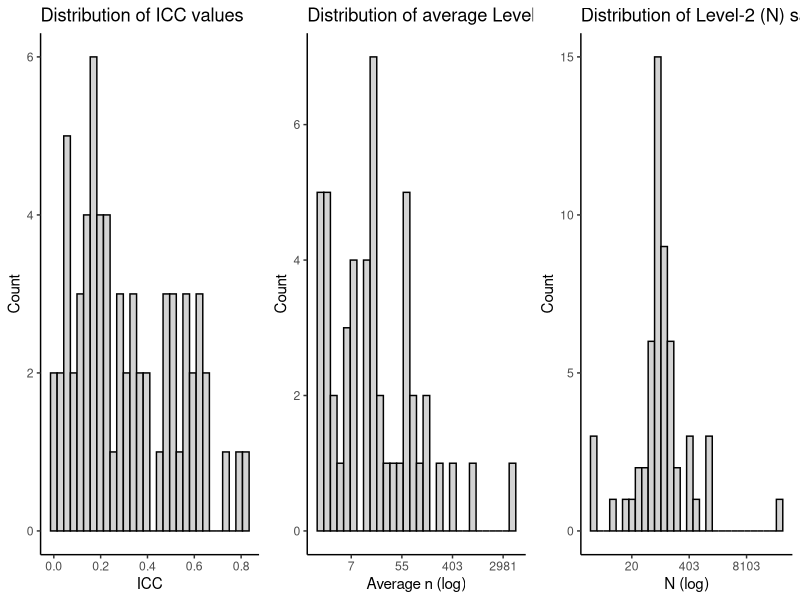
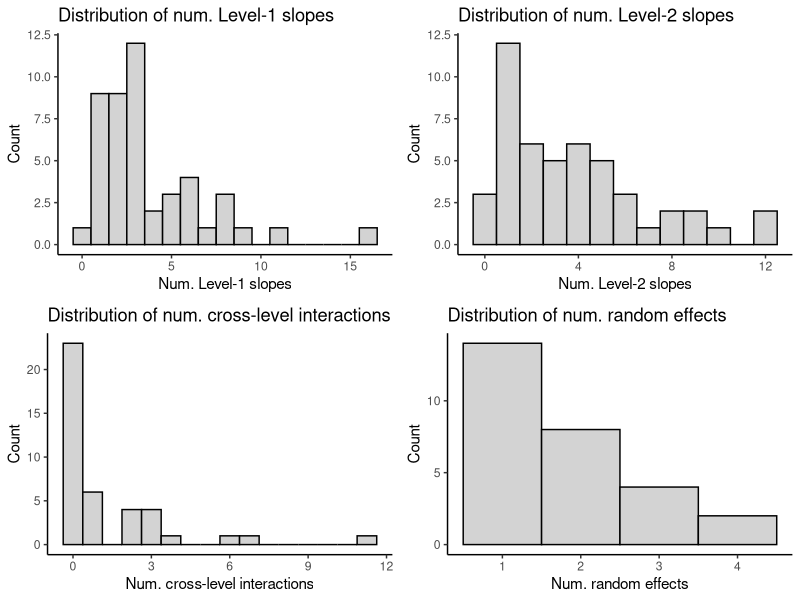

Generate these figures, in order, with R:
###Let's plot the results of our literature search/review

#first load the ggplot2 package which we'll use to plot the results 
library(ggplot2)
library(ggpubr)

#manually input the ICC values from the lit search spreadsheet (yeah, not a great practice, I get it)
icc_vals = c(0.62,0.48,0.52,0.55,0.36,0.33,0.47,0.17,0.25,0.44,0.12,
             0.24,0.27,0.32,0.38,0.22,0.56,0.49,0.4,0.01,0.13,0.22,0.23,
             0.39,0.74,0.8,0.27,0.5,0.58,0.66,0.62,0.34,0.11,0.29,0.65,
             0.51,0.59,0.57,0.06,0.04,0.09,0.17,0.01,0.21,0.63,0.14,0.19,
             0.16,0.57,0.2,0.16,0.14,0.05,0.07,0.08,0.13,0.07,0.34,0.06,
             0.21,0.18,0.32,0.12,0.17,0.03,0.83)
#save into a dataframe
icc_df = data.frame(icc_vals)

#make the plot
icc_plot = ggplot(icc_df, aes(x=icc_vals)) + 
  geom_histogram(fill = 'lightgrey', color = 'black') + theme_classic() +
  labs(y = "Count", x = "ICC") + ggtitle("Distribution of ICC values")

#manually input the n (Level-1) sample size values
#note that there are two big outliers that we'll probably want to remove (~3935, ~906)
n_vals = c(3,15,7,3,66.7,19.5882352941176,2.33333333333333,49.6071428571429,
           8.15584415584416,14,2.93846153846154,96.65,62.43,16.9117647058824,
           7.91304347826087,14,6.6,31,129.714285714286,NA,3,131.393939393939,
           19.475,4,16.3333333333333,24.6944444444444,6,4.09473684210526,40.19,
           87.32,NA,8.31685393258427,3935.06349206349,NA,66.67,66.67,233.33,118,2,
           2,14.87,2,906.375,16,4.59863945578231,20,65,2.78889990089197,
           7.91891891891892,20,397.89,25.4259259259259,2)

n_df = data.frame(n_vals)

n_plot_log = ggplot(n_df, aes(x=log(n_vals))) + 
  geom_histogram(fill = 'lightgrey', color = 'black') + theme_classic() +
  labs(y = "Count", x = "Average n (log)") + ggtitle("Distribution of average Level-1 (n) sample sizes") + 
  scale_x_continuous(
    breaks = c(2, 4, 6, 8), # Specify the breaks at the log-transformed values
    labels = round(exp(c(2, 4, 6, 8))) # Specify the labels at the non-log-transformed values
  )

n_df_no_out = data.frame(n_vals = n_vals[n_vals < 900])

n_no_out_plot = ggplot(n_df_no_out, aes(x=n_vals)) + 
  geom_histogram(fill = 'lightgrey', color = 'black') + theme_classic() +
  labs(y = "Count", x = "Average n") + ggtitle("Distribution of average Level-1 (n) sample sizes", subtitle = "Excluding outliers")

N_vals = c(114,190,70,419,447,110,17,102,84,77,164,130,20,
           58,68,92,87,84,146,7,1150,114,33,40,102,3,72,78,
           95,213,1091,129,109,445,63,3,3,150,83,48,39,648,
           56,33,52,147,49968,101,1009,74,74,81,81,91,54,171)

N_df = data.frame(N_vals)

N_plot_log = ggplot(N_df, aes(x=log(N_vals))) + 
  geom_histogram(fill = 'lightgrey', color = "black") + scale_color_grey() + theme_classic() +
  labs(y = "Count", x = "N (log)") + ggtitle("Distribution of Level-2 (N) sample sizes")+ 
  scale_x_continuous(
    breaks = c(3, 6, 9), # Specify the breaks at the log-transformed values
    labels = round(exp(c(3, 6, 9))) # Specify the labels at the non-log-transformed values
  )

N_df_no_out = data.frame(N_vals = N_vals[N_vals < 1100])

N_no_out_plot = ggplot(N_df_no_out, aes(x=N_vals)) + 
  geom_histogram(fill = 'lightgrey', color = 'black') + theme_classic() +
  labs(y = "Count", x = "N") + ggtitle("Distribution of Level-2 (N) sample sizes", subtitle = "Excluding outliers")


#arrange and save (figure 1)
#ggsave("/Users/jguassimoreira/Documents/mh2005_replisim/plots/figure1.png",
#       ggarrange(icc_plot, n_no_out_plot, N_no_out_plot, ncol = 3),
#       width = 15, height = 5, dpi = 900)

ggsave("/Users/jguassimoreira/Documents/mh2005_replisim/plots/figure1.png",
       ggarrange(icc_plot, n_plot_log, N_plot_log, ncol = 3),
       width = 15, height = 5, dpi = 900)



l1_slopes = c(3,6,1,2,2,16,8,3,3,4,5,2,3,3,5,1,1,3,1,3,1,4,3,2,5,3,2,6,2,8,11,
              2,1,2,0,3,1,9,6,7,8,3,3,1,6,2,1)

l1_slopes_df = data.frame(l1_slopes)

l1_slopes_plot = ggplot(l1_slopes_df, aes(x=l1_slopes)) + 
  geom_histogram(fill = 'lightgrey', color = 'black', binwidth=1) + theme_classic() +
  labs(y = "Count", x = "Num. Level-1 slopes") + ggtitle("Distribution of num. Level-1 slopes")

l2_slopes = c(1,9,1,2,10,12,1,4,1,2,3,5,5,5,8,1,5,7,8,0,	
              2,12,4,3,4,1,3,9,6,1,2,0,1,1,2,5,4,0,2,1,3,
              4,3,1,6,4,6,1)

l2_slopes_df = data.frame(l2_slopes)

l2_slopes_plot = ggplot(l2_slopes_df, aes(x=l2_slopes)) +
  geom_histogram(fill = 'lightgrey', color = 'black', binwidth=1) + theme_classic() +
  labs(y = "Count", x = "Num. Level-2 slopes") + ggtitle("Distribution of num. Level-2 slopes")

cross_lev_int = c(3,0,0,0,7,1,0,0,3,4,6,0,1,0,0,0,0,2,3,0,0,
                  11,0,0,0,1,1,2,0,0,2,0,0,0,1,2,0,0,0,3,1)

cross_lev_int_df = data.frame(cross_lev_int)

cross_lev_int_plot = ggplot(cross_lev_int_df, aes(x=cross_lev_int)) +
  geom_histogram(fill = 'lightgrey', color = 'black', binwidth = .75) + theme_classic() +
  labs(y = "Count", x = "Num. cross-level interactions") + ggtitle("Distribution of num. cross-level interactions")

n_rfx = c(1,2,2,1,4,3,4,1,1,1,3,3,1,1,2,3,1,2,1,1,1,2,2,1,1,2,1,2)
n_rfx_df = data.frame(n_rfx)

n_rfx_plot = ggplot(n_rfx_df, aes(x=n_rfx)) +
  geom_histogram(fill = 'lightgrey', color = 'black', binwidth = 1) + theme_classic() + #could do .5 for bw if you don't want bars touching
  labs(y = "Count", x = "Num. random effects") + ggtitle("Distribution of num. random effects")

#arrange and save (figure 2)
ggsave("/Users/jguassimoreira/Documents/mh2005_replisim/plots/figure2.png",
       ggarrange(l1_slopes_plot, l2_slopes_plot, cross_lev_int_plot, n_rfx_plot, ncol = 2, nrow = 2),
       width = 8.5, height = 6, dpi = 900)
